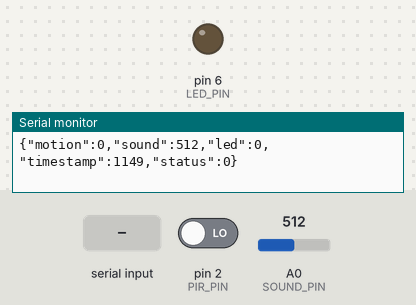
Recording of a sketch running on a simulated Arduino Uno, built with avr-gcc and run on an emulated ATmega328P. On the bench: output pins drawn as LEDs (lit = HIGH), the last lines printed to the serial monitor. The inputs (shaded band) are chosen by the test bench; at power-on: A0 (SOUND_PIN) = 512, pin 2 (PIR_PIN) LOW.

Above: at 1.2 s.
1.3 s: "1\n" received over Serial
At 1.7 s:
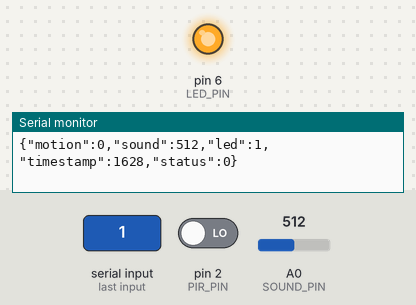
5.8 s: A0 (SOUND_PIN) set to 11
8.8 s: A0 (SOUND_PIN) set to 8
10.3 s: pin 2 (PIR_PIN) driven HIGH
At 11.5 s:
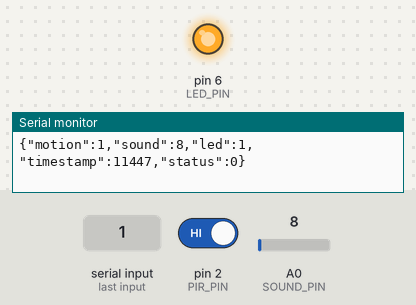
Timing chart, 0 to 13.3 s (numbered marks = the images above; inputs shaded):
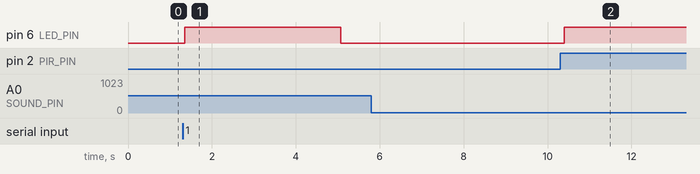

Measured:
- after the input at 1.3 s, pin 6 (LED_PIN): LOW → HIGH after 0.06 s, → LOW 3.7 s later
- after the input at 10.3 s, pin 6 (LED_PIN): LOW → HIGH after 0.10 s

The sketch:

home_security_dashboard_copy_20241024163513.ino
```cpp
#include <ArduinoJson.h>

// Pin definitions
const int PIR_PIN = 2;     // PIR sensor connected to digital pin 2
const int LED_PIN = 6;     // LED connected to digital pin 6
const int SOUND_PIN = A0;  // Sound sensor connected to analog pin A0

// Constants
const unsigned long SAMPLE_INTERVAL = 1000;  // Sampling interval in milliseconds
const int BAUD_RATE = 9600;
const size_t JSON_DOC_SIZE = 128;  // Calculated using ArduinoJson Assistant

// Global variables
int motionState = 0;
int soundLevel = 0;
int ledState = 0;  // Add this to track LED state
unsigned long lastMotionTime = 0;
const unsigned long LED_TIMEOUT = 5000; // 5 seconds timeout

// Serial command handling
String inputString = "";
boolean stringComplete = false;

void setup() {
  Serial.begin(BAUD_RATE);
  pinMode(PIR_PIN, INPUT);
  pinMode(LED_PIN, OUTPUT);
  pinMode(SOUND_PIN, INPUT);
  inputString.reserve(200);

  // Wait for serial connection
  while (!Serial) {
    ; // Wait for serial port to connect
  }
}

void loop() {
  // Check for serial commands
  if (stringComplete) {
    handleSerialCommand();
    inputString = "";
    stringComplete = false;
  }

  // Read sensors
  motionState = digitalRead(PIR_PIN);
  soundLevel = analogRead(SOUND_PIN);

  // Update LED based on motion if not manually controlled
  if (motionState == HIGH) {
    digitalWrite(LED_PIN, HIGH);
    ledState = 1;
    lastMotionTime = millis();
  } else if (millis() - lastMotionTime >= LED_TIMEOUT) {
    digitalWrite(LED_PIN, LOW);
    ledState = 0;
  }

  // Send data
  sendJsonData();
  delay(100);  // Small delay to prevent flooding
}

void serialEvent() {
  while (Serial.available()) {
    char inChar = (char)Serial.read();
    inputString += inChar;
    if (inChar == '\n') {
      stringComplete = true;
    }
  }
}

void handleSerialCommand() {
  inputString.trim();

  if (inputString.length() > 0) {
    int command = inputString.toInt();

    // Handle LED control commands
    if (command == 1) {
      digitalWrite(LED_PIN, HIGH);
      ledState = 1;
    } else if (command == 0) {
      digitalWrite(LED_PIN, LOW);
      ledState = 0;
    }

    // Send immediate feedback
    sendJsonData();
  }
}

void sendJsonData() {
  StaticJsonDocument<JSON_DOC_SIZE> doc;

  // Add all data at once
  doc["motion"] = motionState;
  doc["sound"] = soundLevel;
  doc["led"] = ledState;  // Use ledState instead of reading pin
  doc["timestamp"] = millis();
  doc["status"] = 0;

  // Serialize the entire JSON object to a string
  String jsonString;
  serializeJson(doc, jsonString);

  // Send the complete JSON string in one go
  Serial.println(jsonString);
}
```
